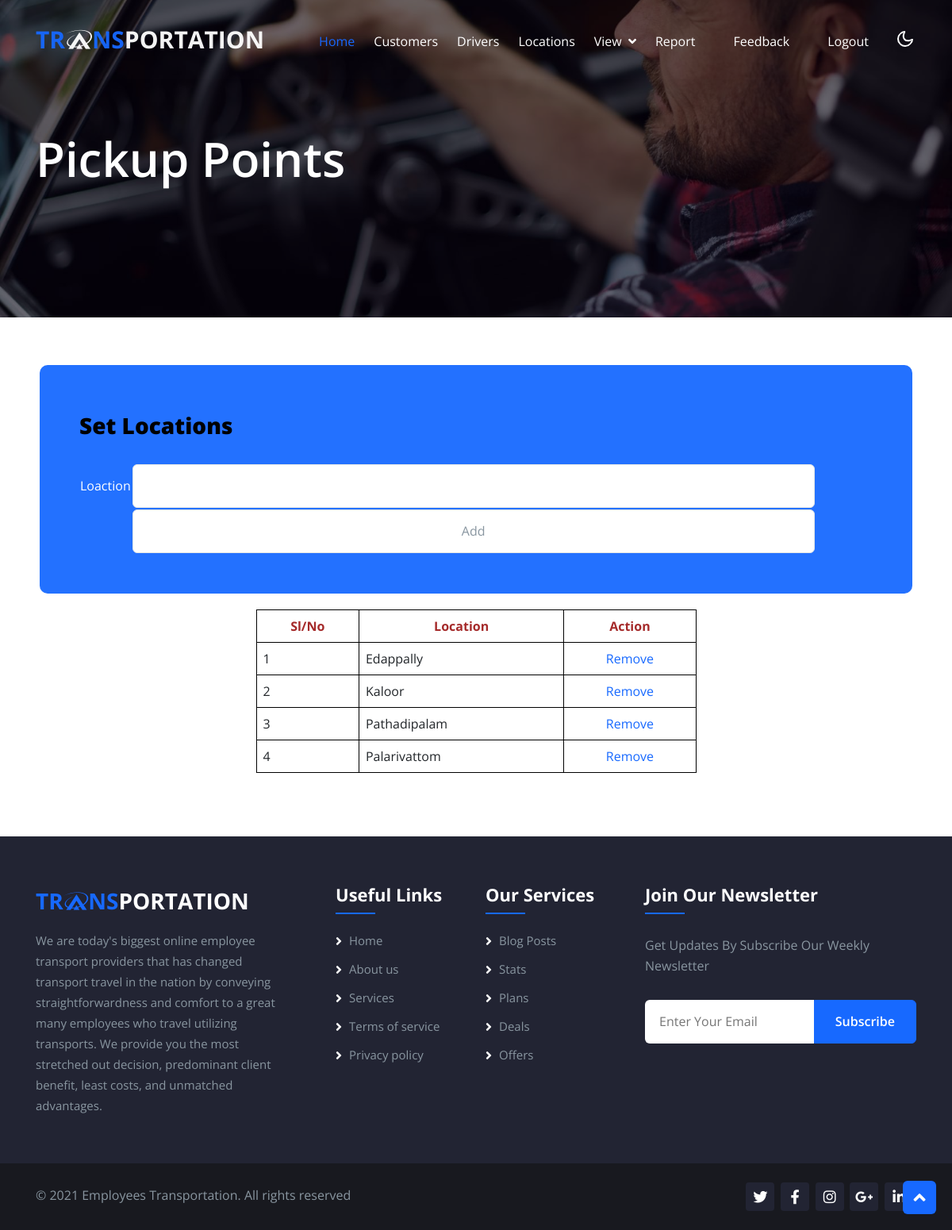
Page /adminAddLocations.php on the committed database.
### tables this page shows
CREATE TABLE `pickup_points` (
  `pp_id` int(11) NOT NULL,
  `ppoints` varchar(50) NOT NULL
);

### adminAddLocations.php (the view, shortened to what this page needs)
<?php
include "adminHeader.php";
include "connection.php";
$qry = "SELECT * FROM `pickup_points`";
$result = mysqli_query($conn, $qry)
?>
<div class="w3l-main-slider position-relative" id="home">
    <div class="w3l-bannerhny-content">
        <div class="container">
            <div class="w3l-bannerhny-info">
                <h3 class="mb-md-5 mb-2">Pickup Points</h3>
            </div>
        </div>
    </div>
</div>
<section id="contact" class="contact">
    <div class="container">
        <div id="log">
            <form method="POST">
                <h3 style="margin:10px 30px 30px 0px; color:#000; font-weight: 900;">Set Locations</h3>
                <table style="width:900px;">
                    <tr>
                        <td>Loaction</td>
                        <td><input type="text" class="form-control" pattern="[a-zA-Z ]+" name="name" required=""></td>
                    </tr>
                    <tr>
                        <td></td>
                        <td colspan="4"><input type="submit" style="width:860px;" class="btn btn-warning" name="submit" value="Add" required=""></td>
                    </tr>
                </table>
            </form>
        </div>
        <table class="table">
            <tr>
                <th class="th">Sl/No</th>
                <th class="th">Location</th>
                <th class="th">Action</th>
            </tr>
            <?php
            $i = 0;
            while ($row = mysqli_fetch_array($result)) {
                ++$i;
                echo "<tr>
                    <td class='td'>$i</td>
                    <td class='td'>$row[ppoints]</td>
                    <td class='td text-center'><a href='adminDeleteLocation.php?locid=$row[pp_id]'>Remove</a></td>
                </tr>";
            }
            ?>
        </table>
    </div>
</section>
<?php
include "baseFooter.php";
?>

### adminAddLocations.php (style rules this page uses)
#log { background-color: #2371ff; margin: auto; padding: 50px; color: white; width: 1100px; border-radius: 10px; }
.table, .th, .td { border: 1px solid #000; border-collapse: collapse; }
.table { width: 50%; margin: 20px auto; }
.th { text-align: center; color: brown; }

### rows in the picture
pickup_points: ppoints "Edappally"
pickup_points: ppoints "Kaloor"
pickup_points: ppoints "Pathadipalam"
pickup_points: ppoints "Palarivattom"
